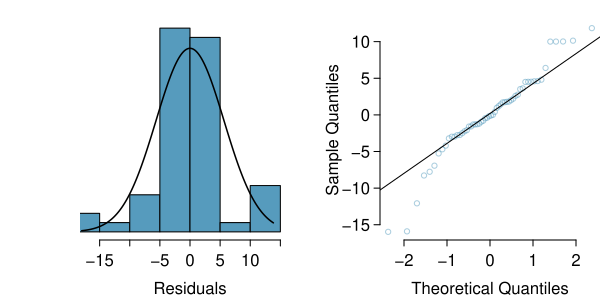

Write R code to recreate this figure.
library(openintro)
library(oibiostat)

data(COL)
data(forest.birds)

library(plyr)

forest.birds$grazing.level = forest.birds$grazing.intensity
forest.birds$grazing.level = mapvalues(forest.birds$grazing.level,
                                       from = c("light", "less than average",
                                                "average", "moderately heavy"),
                                       to = c("moderate", "moderate", "moderate",
                                              "moderate"))


residuals = resid(lm(abundance ~ log.area + grazing.level, data=forest.birds))
predicted = predict(lm(abundance ~ log.area + grazing.level, data=forest.birds))

myPDF("forestbirdsAbunLogAreaGrazingNormPlots.pdf", 6, 3,
      mfrow = c(1, 2),
      mgp = c(1.9, 0.5, 0),
      mar = c(3, 3, .5, .5) + 0.1)
#mar = c(3, 0.2, 1.5, 0.8) + 0.1)

par(mar = c(3,4,1,0))

NormalHist <- function(obs, hold, M, SD, col) {
  plot(0, 0,
       type = 'n',
       xlab = 'Residuals',
       ylab = '',
       axes = FALSE,
       main = '',
       xlim = M + c(-3, 3) * SD,
       ylim = c(0, max(hold$density)))
  for (i in 1:length(hold$counts)) {
    rect(hold$breaks[i], 0,
         hold$breaks[i + 1], hold$density[i],
         col = col)
  }
  axis(1)
  x <- seq(min(obs) - 2, max(obs) + 2, 0.01)
  y <- dnorm(x, M, SD)
  lines(x, y, lwd = 1.5)
}

obs = residuals
hold <- hist(residuals, plot = FALSE)


NormalHist(residuals, hold, mean(residuals), sd(residuals), COL[1])

qqnorm(residuals,
       cex = 0.7,
       main = '',
       axes = FALSE,
       ylab = "Sample Quantiles",
       col = COL[1,3])
axis(1)
axis(2)
qqline(residuals)


dev.off()
